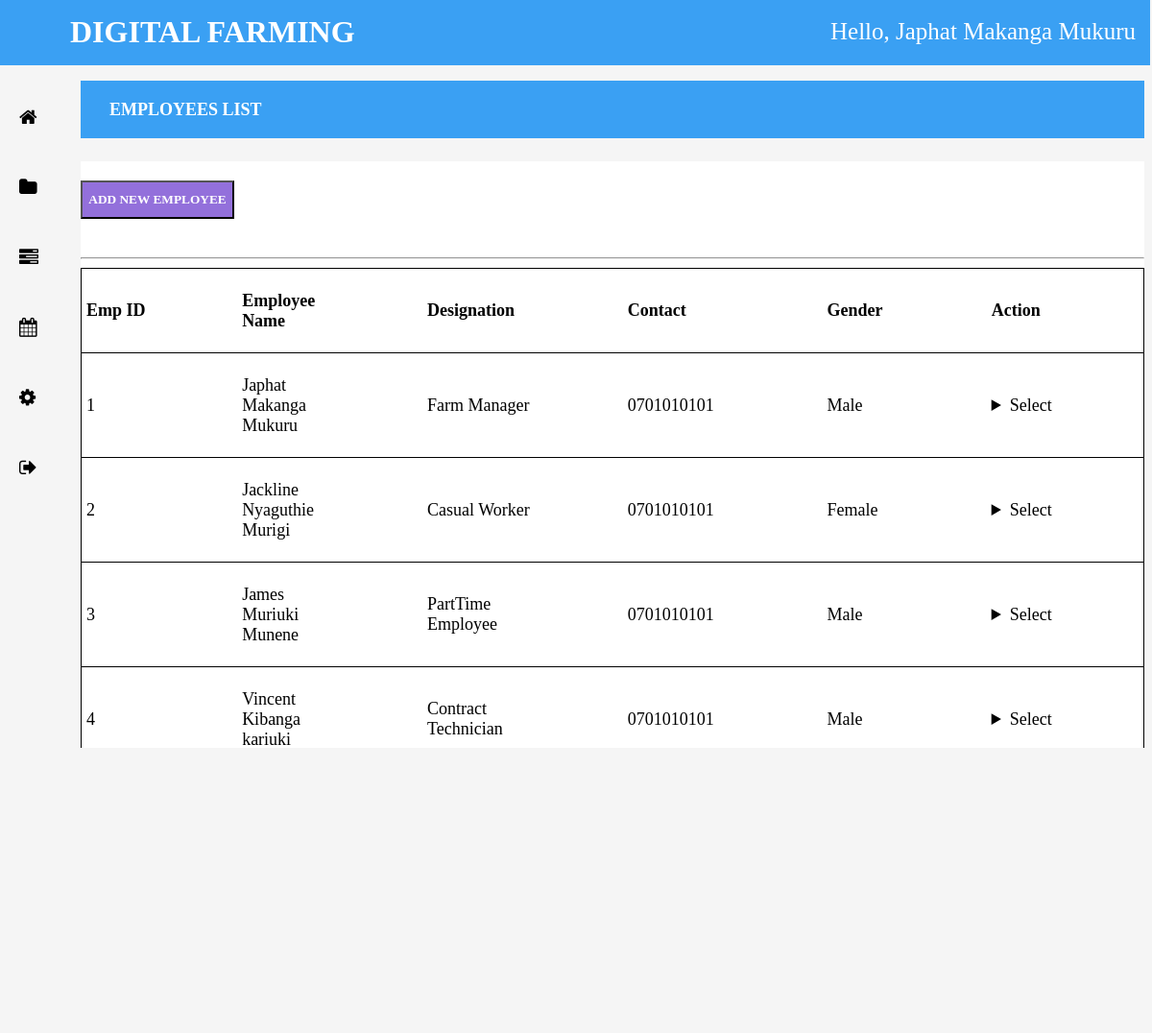
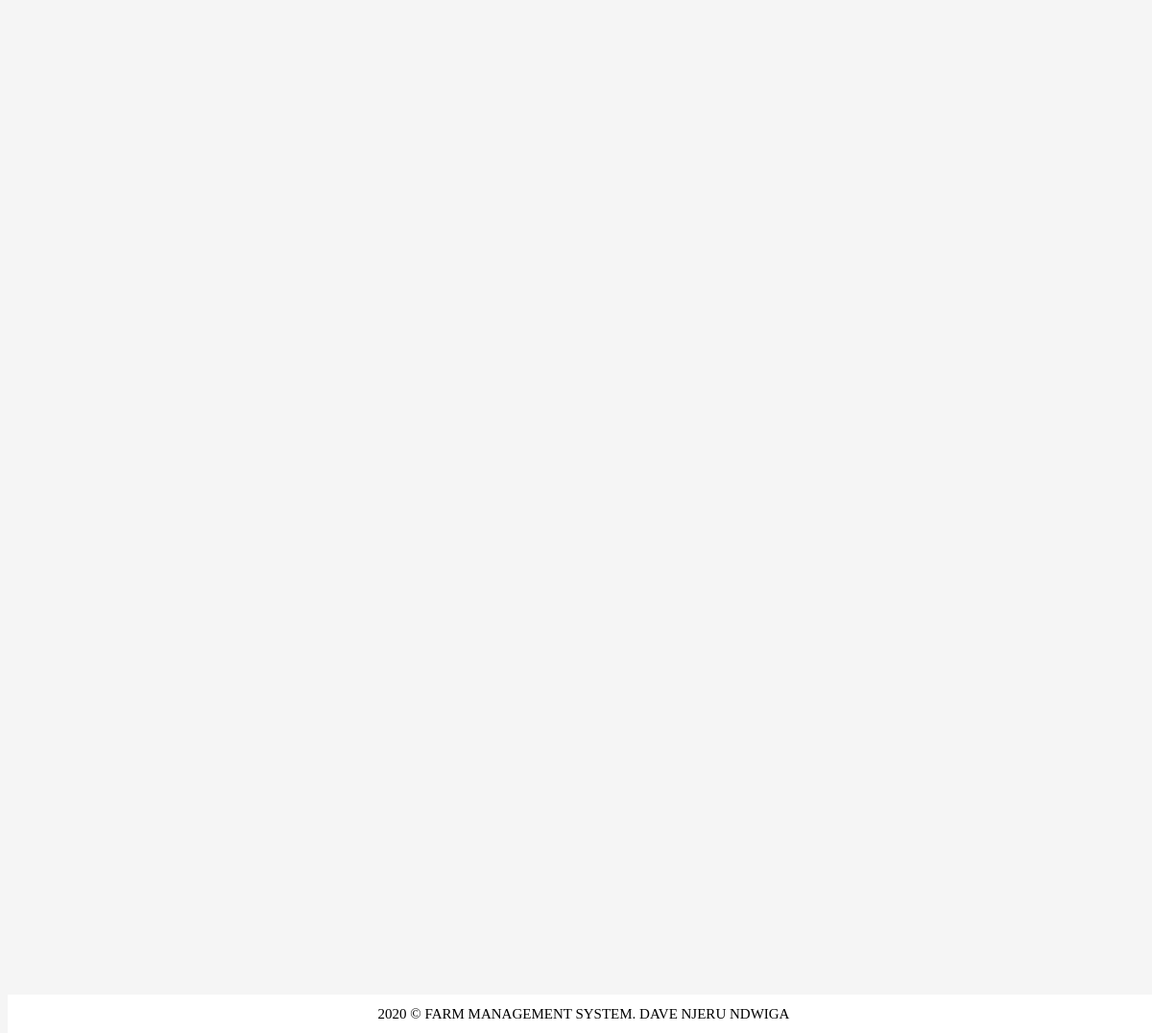
Screenshot of /employees.php (signed in) with the database file from the repository (2 pictures, top to bottom).
### tables this page shows
CREATE TABLE `employees` (
  `employee_ID` int(11) NOT NULL,
  `first_name` varchar(25) NOT NULL,
  `middle_name` varchar(25) NOT NULL,
  `last_name` varchar(25) NOT NULL,
  `date_of_birth` date NOT NULL,
  `nickname` varchar(25) DEFAULT NULL,
  `gennder` varchar(25) NOT NULL,
  `phone_number` varchar(32) NOT NULL,
  `email_address` varchar(255) NOT NULL,
  `designatory` varchar(50) NOT NULL,
  `next_of_kin` varchar(25) NOT NULL,
  `kin_phone` varchar(32) NOT NULL,
  `address1` varchar(50) DEFAULT NULL,
  `address2` varchar(50) DEFAULT NULL,
  `town` varchar(25) DEFAULT NULL,
  `post_code` int(11) DEFAULT NULL,
  `county` varchar(25) NOT NULL,
  `country` varchar(25) NOT NULL
);

CREATE TABLE `designations` (
  `id` int(11) NOT NULL,
  `designation_name` varchar(32) NOT NULL
);

### session.php (called while the page is built, shortened)
<?php
include('dbconnection.php');
$user_check = $_SESSION['login_user'];
$mysqli= mysqli_query($mysqli,"select fullname from login where fullname = '$user_check' ");
$row = mysqli_fetch_array($mysqli,MYSQLI_ASSOC);
$login_session = $row['fullname'];
?>

### employees.php (the view, shortened to what this page needs)
<?php include ('session.php'); ?>
<!DOCTYPE html>
<html>
<head>
    <link rel="stylesheet" href="styling.css?v=<?php echo time(); ?>">
    <link rel="stylesheet" href="https://cdnjs.cloudflare.com/ajax/libs/font-awesome/4.7.0/css/font-awesome.min.css">
</head>
<body>
<?php include 'navigation.php' ?>
<div class="heading"><h4>EMPLOYEES LIST</h4></div>
<div class="workspace">
    <div class="button"><a href="new_employee.php"><button>ADD NEW EMPLOYEE</button></a></div>
    <hr>
    <div id="emplys">
        <?php
        include 'dbconnection.php';
        $query = "select employee_ID, concat(first_name,' ',middle_name,' ',last_name) as names, designation_name, designatory,
 phone_number, gennder
 from employees, designations
 where designations.id = employees.designatory";
        if($result = $mysqli->query($query)) {
        }
        else {
            echo "Error getting information from the database."."<br>";
        }
        echo "<table id='schedule'> <tr>";
        echo "<th>Emp ID</th>";
        echo "<th>Employee Name</th>";
        echo "<th>Designation</th>";
        echo "<th>Contact</th>";
        echo "<th>Gender</th>";
        echo "<th>Action</th>";
        echo "</tr\n>";
        while($result_ar = mysqli_fetch_assoc($result)) {
            echo "<tr>";
            echo "<td>".$result_ar['employee_ID']."</td>";
            echo "<td>".$result_ar['names']."</td>";
            echo "<td>".$result_ar['designation_name']."</td>";
            echo "<td>".$result_ar['phone_number']."</td>";
            echo "<td>".$result_ar['gennder']."</td>";
            echo "<td>
<details>
<summary>Select</summary>
<div><a href='employee_update.php? emp_id=".$result_ar['employee_ID']."'>View_Profile</a></div>
<div><a href='delete_employee.php? emp_id=".$result_ar['employee_ID']."'>Delete_Employee</a></div>
</details>
</td>";
            echo "</td></tr>\n";
        }
        echo "</table>";
        ?>
    </div>
</div>
<div class="empty"></div>
<div id="second">
    <?php include 'footer.php' ?>
</div>
</body>
</html>

### navigation.php
<div id="navigator">
    <nav id="one">
        <label id="logo">DIGITAL FARMING</label>
        <div id="user">Hello, <?php echo $login_session; ?></div>
    </nav>
    <nav id="two">
        <ul>
            <li><a href="dashboard.php"><i class="fa fa-home" aria-hidden="true"></i>
                    <span class="home">Home</span></a></li>
            <li><a href="employees.php"><i class="fa fa-folder" aria-hidden="true"></i>
                    <span class="employees">Employees</span></a></li>
            <li><a href="work_schedule.php"><i class="fa fa-tasks" aria-hidden="true"></i>
                    <span class="schedule">Schedules</span></a></li>
            <li><a href="leaves.php"><i class="fa fa-calendar" aria-hidden="true"></i>
                    <span class="requests">Leave Requests</span></a></li>
            <li><a href="settings.php"><i class="fa fa-cog" aria-hidden="true"></i>
                    <span class="settings">Settings</span></a></li>
            <li><a href="logout.php"><i class="fa fa-sign-out" aria-hidden="true"></i>
                <span class="logout">LogOut</span></a></li>
        </ul>
    </nav>
</div>

### footer.php
<div>
        <footer>
        2020 © FARM MANAGEMENT SYSTEM. DAVE NJERU NDWIGA
</footer>
</div>

### styling.css (style rules this page uses)
body { font-family: 'century gothic'; font-size: 18px; background-color: whitesmoke; }
#one { height: 70px; width: 100%; background: rgb(58, 160, 243); position: fixed; margin-top: -10px; margin-left: -10px; }
#two { height: 100%; width: 70px; background: whitesmoke; position: fixed; margin-top: 60px; margin-left: -8px; }
#logo { color: white; font-size: 32px; line-height: 70px; padding: 0 75px; font-weight: bold; }
#user { font-size: 25px; line-height: 70px; color: white; float: right; margin-right: 15px; }
#two ul { list-style: none; }
#two ul li { display: block; padding: 25px 0px; margin-left: -20px; }
#two ul li a { color: black; text-decoration: none; font-size: 20px; }
.empty { clear: both; padding-top: 70px; }
footer { clear: both; width: 100%; height: 40px; line-height: 40px; bottom: 0; font-size: 15px; text-align: center; position: fixed; background-color: white; margin-top: 150px; }
table th { width: 50px; }
a { text-decoration: none; color: navy; font-weight: 500; }
h4 { text-align: center; background-color: black; color: white; }
.heading { margin-left: 76px; padding-top: 52px; }
.heading h4 { background-color: rgb(58, 160, 243); height: 60px; line-height: 60px; text-align: left; padding-left: 30px; }
.workspace { margin-left: 76px; background-color: white; }
.button { padding-top: 20px; }
.button button { width: 160px; height: 40px; font-family: 'century gothic'; background-color: mediumpurple; font-weight: bold; }
.button a button { color: white; }
#schedule { border-collapse: collapse; width: 100%; }
#schedule tr { border: 1px solid black; }
#schedule td, #schedule tr, #schedule th { font-size: 18px; padding: 23px 87px 22px 5px; text-align: left; }
hr { margin-top: 40px; }
#emplys { height: 500px; overflow: auto; }

### rows the page displays
employees: employee_ID "1", names "Japhat Makanga Mukuru", designations.designation_name "Farm Manager", phone_number "0701010101", gennder "Male"
employees: employee_ID "2", names "Jackline Nyaguthie Murigi", designations.designation_name "Casual Worker", phone_number "0701010101", gennder "Female"
employees: employee_ID "3", names "James Muriuki Munene", designations.designation_name "PartTime Employee", phone_number "0701010101", gennder "Male"
employees: employee_ID "4", names "Vincent Kibanga kariuki", designations.designation_name "Contract Technician", phone_number "0701010101", gennder "Male"

### other values shown
$login_session "Japhat Makanga Mukuru"
